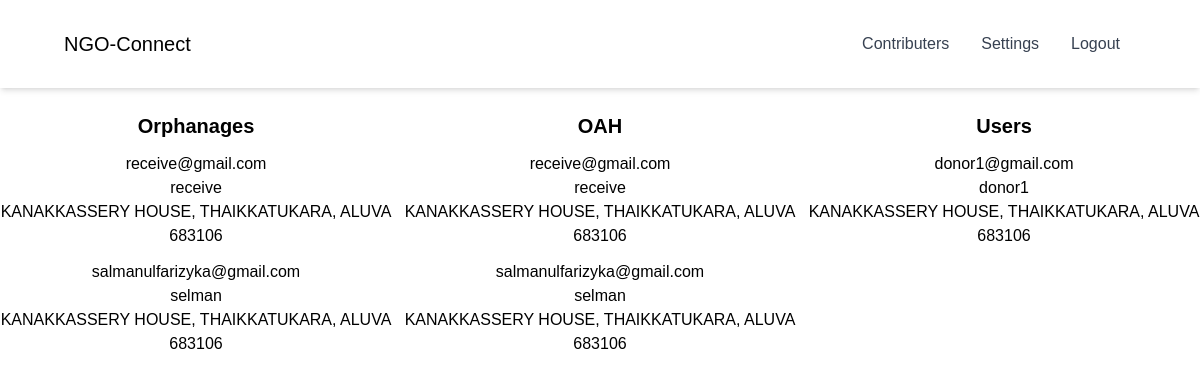
Page /ngo/ngo_base/ (signed in) on the committed database.
### base/models.py (models this page shows)
class ngousers(models.Model):
    user = models.OneToOneField(User, on_delete=models.CASCADE)
    user_type = models.CharField(max_length=10, choices=[
        ('NGO', 'NGO'),
        ('Donor', 'Donor'),
        ('Receiver','Receiver'),
    ])
    phone_number = models.CharField(max_length=13, null=True)
    address = models.CharField(max_length=100, null=True)
    pincode = models.CharField(max_length=10, null=True)

### ngo/views.py (the view)
# urls.py: path('ngo_base/', views.ngo_base, name="ngo_base"),
@login_required(login_url="signup")
def ngo_base(request):
    user_name=request.user
    users = User.objects.all()
    user_details = ngousers.objects.all()
    context = {
        'user' : user_name,
        'users' : users,
        'user_details' : user_details,
    }
    return render(request, 'ngo_base.html', context)

### ngo/templates/ngo_base.html (shortened to what this page needs)
<!DOCTYPE html>
<html lang="en">
  <head>
    <script src="https://cdn.tailwindcss.com"></script>
  </head>
  <body style="font-family: sans-serif">
    <header
      class="lg:px-16 px-4 bg-white flex flex-wrap items-center py-4 shadow-md"
    >
      <div class="flex-1 flex justify-between items-center">
        <a href="#" class="text-xl">NGO-Connect</a>
      </div>
      <div class="hidden md:flex md:items-center md:w-auto w-full" id="menu">
        <nav>
          <ul
            class="md:flex items-center justify-between text-base text-gray-700 pt-4 md:pt-0"
          >
            <li class="hover:bg-violet-600">
              <a class="md:p-4 py-3 px-0 block" href="#">Contributers</a>
            </li>
            <li><a class="md:p-4 py-3 px-0 block" href="#">Settings</a></li>
            <li>
              <a class="md:p-4 py-3 px-0 block md:mb-0 mb-2" href="/logout">Logout</a>
            </li>
          </ul>
        </nav>
      </div>
    </header>
    <section class="text-center row my-6">
      <div class="grid grid-flow-col auto-cols-max space-x-3 justify-around">
        <div>
          <h2 class="text-xl font-bold">Orphanages</h2>
          {% for user in users %} {% for detail in user_details %} {% if detail.user == user %}
          {% if detail.user_type == "Receiver" %}
          <ul class="mt-3">
            <li>{{ user.username }}</li>
            <li>{{ user.first_name }}</li>
            <li>{{ detail.address }}</li>
            <li>{{ detail.pincode }}</li>
          </ul>
          {% endif %}
          {% endif %} {% endfor %} {% endfor %}
        </div>
        <div>
          <h2 class="text-xl font-bold">OAH</h2>
          {% for user in users %} {% for detail in user_details %} {% if detail.user == user %}
          {% if detail.user_type == "Receiver" %}
          <ul class="mt-3">
            <li>{{ user.username }}</li>
            <li>{{ user.first_name }}</li>
            <li>{{ detail.address }}</li>
            <li>{{ detail.pincode }}</li>
          </ul>
          {% endif %}
          {% endif %} {% endfor %} {% endfor %}
        </div>
        <div>
          <h2 class="text-xl font-bold">Users</h2>
          {% for user in users %} {% for detail in user_details %} {% if detail.user == user %}
          {% if detail.user_type == "Donor" %}
          <ul class="mt-3">
            <li>{{ user.username }}</li>
            <li>{{ user.first_name }}</li>
            <li>{{ detail.address }}</li>
            <li>{{ detail.pincode }}</li>
          </ul>
          {% endif %}
          {% endif %} {% endfor %} {% endfor %}
        </div>
      </div>
    </section>
  </body>
</html>

### rows in the picture
ngousers: address "KANAKKASSERY HOUSE, THAIKKATUKARA, ALUVA", pincode "683106"
ngousers: address "KANAKKASSERY HOUSE, THAIKKATUKARA, ALUVA", pincode "683106"
ngousers: address "KANAKKASSERY HOUSE, THAIKKATUKARA, ALUVA", pincode "683106"

### other values in the picture
{{ user.username }} "receive@gmail.com"
{{ user.first_name }} "receive"
{{ user.username }} "salmanulfarizyka@gmail.com"
{{ user.first_name }} "selman"
{{ user.username }} "donor1@gmail.com"
{{ user.first_name }} "donor1"
